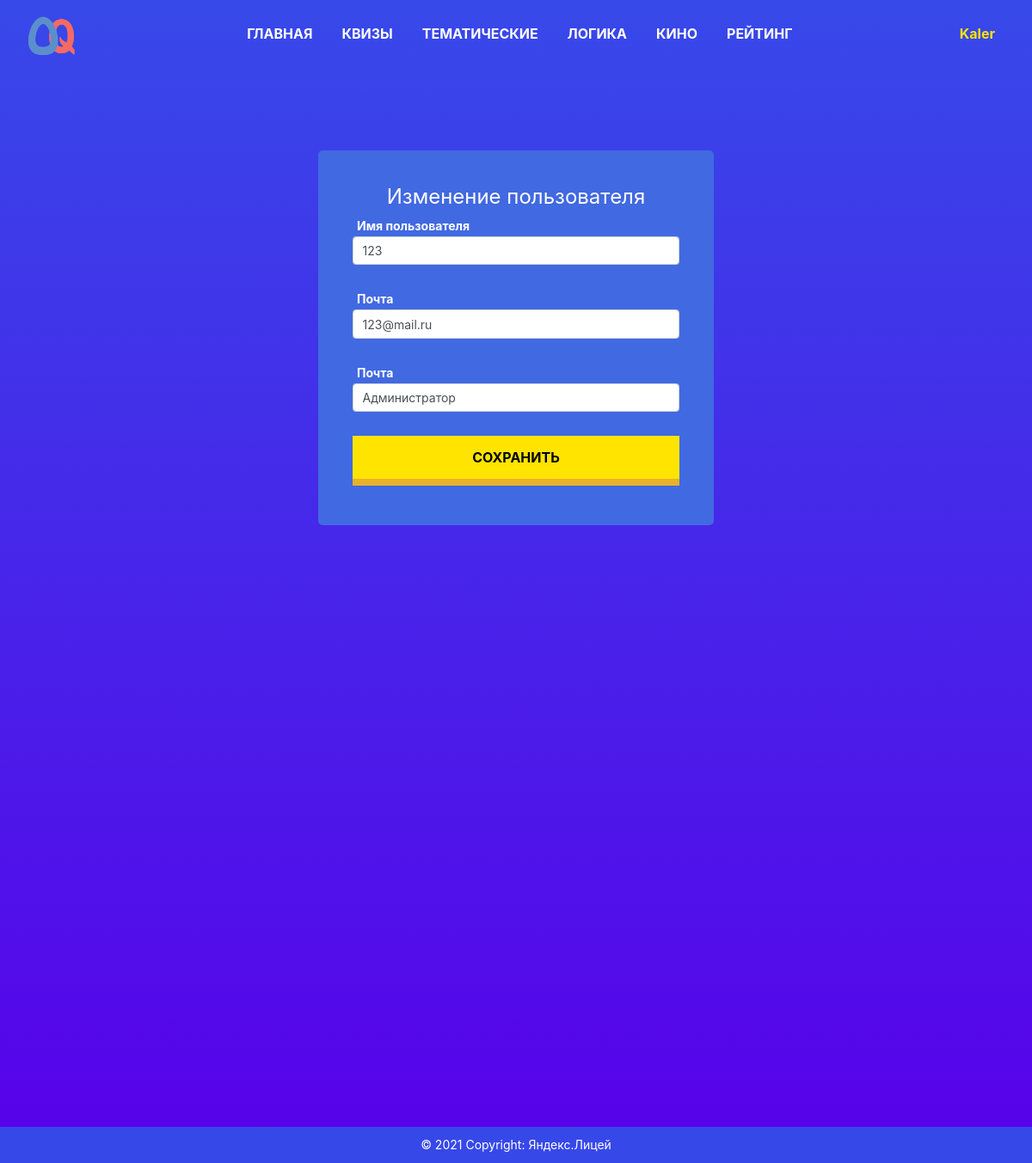
Page /user_edit/2 (signed in) on the earlier database version.
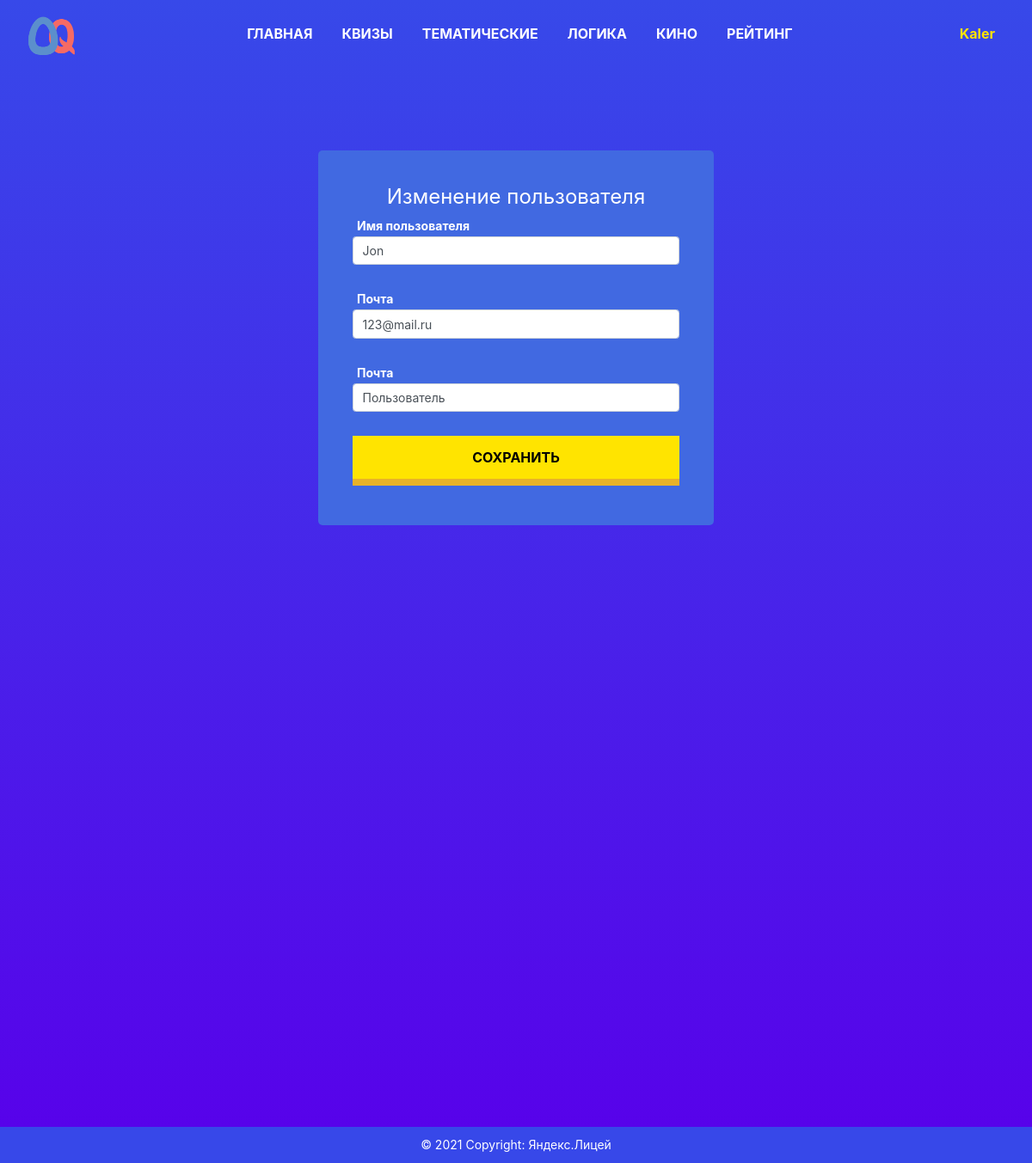
Same page on the later database version.
### data/users.py (models this page shows, shortened)
class User(SqlAlchemyBase, UserMixin):
    __tablename__ = 'users'
    id = sqlalchemy.Column(sqlalchemy.Integer,
                           primary_key=True, autoincrement=True)
    name = sqlalchemy.Column(sqlalchemy.String, nullable=True)
    email = sqlalchemy.Column(sqlalchemy.String,
                              index=True, unique=True, nullable=True)
    status = sqlalchemy.Column(sqlalchemy.String, nullable=True)
    hashed_password = sqlalchemy.Column(sqlalchemy.String, nullable=True)
    created_date = sqlalchemy.Column(sqlalchemy.DateTime,
                                     default=datetime.datetime.now)

### views.py (the view, shortened to what this page needs)
@app.route('/user_edit/<int:id>', methods=['GET', 'POST'])
@login_required
def user_edit(id):
    if current_user.id == 1 or current_user.status == "Администратор":
        if id != 1:
            form = EditUserForm()
            if request.method == "GET":
                db_sess = db_session.create_session()
                user = db_sess.query(User).filter(User.id == id).first()
                if user:
                    form.name.data = user.name
                    form.email.data = user.email
                    form.status.data = user.status
                else:
                    abort(404)
            return render_template('edit_user.html', form=form, current_user=current_user)
    abort(404)

### forms/edit_user.py
class EditUserForm(FlaskForm):
    name = StringField('Имя пользователя', validators=[DataRequired()])
    email = EmailField('Почта', validators=[DataRequired()])
    status = StringField('Почта', validators=[DataRequired()])
    submit = SubmitField('Сохранить')

### data/db_session.py (called while the page is built)
def create_session() -> Session:
    global __factory
    return __factory()

### views.py (called while the page is built)
@login_manager.user_loader
def load_user(user_id):
    db_sess = db_session.create_session()
    return db_sess.query(User).get(user_id)

### templates/edit_user.html (shortened to what this page needs)
{% extends "base.html" %}
{% block content %}
<div class="edit_user">
    <div class="edit_user__content">
        <div class="edit_user__title">
            <h1>Изменение пользователя</h1>
        </div>
        <div class="edit_user__form">
            <form action="" method="post" class="">
                <p>
                    {{ form.name.label }}<br>
                    {{ form.name(class="form-control") }}<br>
                </p>
                <p>
                    {{ form.email.label }}<br>
                    {{ form.email(class="form-control", type="email") }}<br>
                </p>
                <p>
                    {{ form.status.label }}<br>
                    {{ form.status(class="form-control") }}<br>
                </p>
                <p>{{ form.submit(type="submit", class="yellow__btn") }}</p>
            </form>
        </div>
    </div>
</div>
{% endblock %}

Differences in the rows shown:
changed User "123@mail.ru": name "123" → "Jon"; status "Администратор" → "Пользователь"
